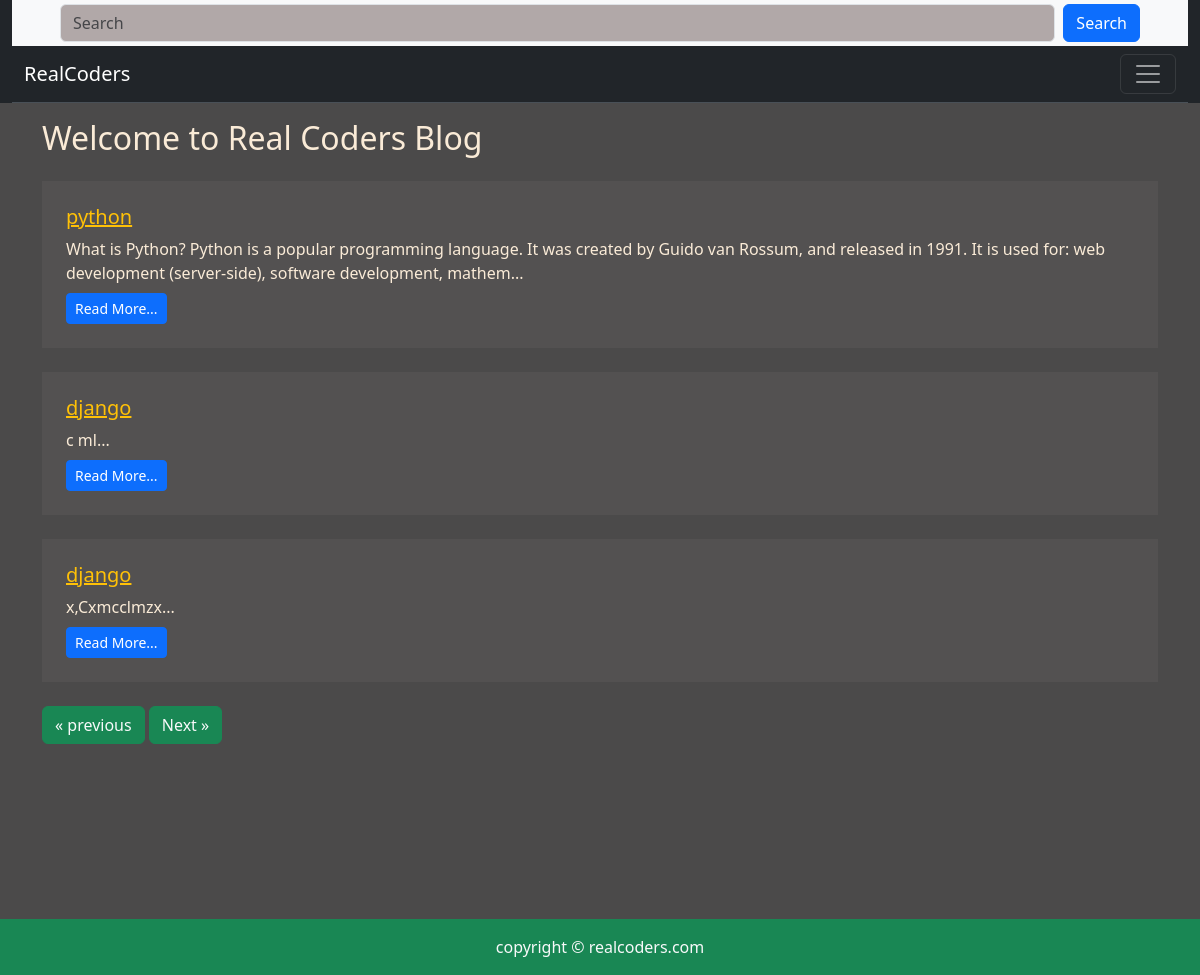
Screenshot of /blog/ with the database file from the repository.
### blog/models.py (models this page shows)
class post(models.Model):
    title = models.CharField(max_length=150)
    desc = models.TextField()
    author = models.ForeignKey(User, on_delete=models.CASCADE)  # Connect with the User model
    created_at = models.DateTimeField(auto_now_add=True)  # Automatically set the field to now when the object is created
    updated_at = models.DateTimeField(auto_now=True)  # Automatically set the field to now every time the object is saved

### blog/views.py (the view)
# urls.py: 2. Add a URL to urlpatterns:  path('blog/', include('blog.urls'))
def blog(request):
      no_of_post=3
      page=request.GET.get('page')
      if page is None:
            page=1
      else:
            page=int(page)
      blogs=post.objects.all()
      length=len(blogs)
      blogs=blogs[(page-1)*no_of_post:page*no_of_post]
      if page>1:
         prev=page-1
      else:
           prev=None
      if page<math.ceil(length/no_of_post):
        nxt=page+1
      else:
           nxt=None
      context={
            'blogs':blogs,
            'prev':prev,
            'nxt':nxt
      }
      return render(request,'blog/bloghome.html',context)

### blog/templates/blog/bloghome.html (shortened to what this page needs)
{% extends "blog/base.html" %}
 {% load static %}
{% block content %}
<div class="container">
     <h2 class="my-3">Welcome to Real Coders Blog</h2>
     {% for blog in blogs %}
     <div class="my-4 jumbo-color p-4">
          <h5 class=""><a href="/blogpost/{{blog.id}}" class="text-warning">{{blog.title}}</a></h5>
          <div class="my-2">
            {{blog.desc|safe|slice:200}}...
          </div>
          <div>
          <a href="/blogpost/{{blog.id}}" class="text-dark"><button class="btn btn-primary btn-sm">Read More...</button></a>
         </div>
        </div>
     {% endfor %}
     <div class="my-3">
       {% if prev %}
     <button class="btn btn-success"><a href="/blog?page={{prev}} " class="text-light btn-pagination">&laquo; previous</a></button>
     {% else %}
     <button class="btn btn-success"><a href="#" class="text-light btn-pagination">&laquo; previous</a></button>
     {% endif %}
     {% if nxt  %}
     <button class="btn btn-success float-right"><a href="/blog?page={{nxt}}" class="text-light btn-pagination">Next &raquo; </a></button>
     {% else %}
     <button class="btn btn-success float-right"><a href="#" class="text-light btn-pagination">Next &raquo; </a></button>
     {% endif %}
     </div>
     </div>
     </div>
{% endblock content %}

### blog/static/blog/css/style.css (style rules this page uses)
body { background: rgb(75,74,74); color: antiquewhite; }
.jumbo-color { background:rgb(83,81,81); }

### blog/templates/blog/bloghome.html (style rules this page uses)
.btn-pagination { text-decoration: none; }
.container { min-height:100vh; }

### rows the page displays
post: title "python", desc "What is Python? Python is a popular programming language. It was created by Guido van Rossum, and released in 1991. It is used for: web development (server-side), software development, mathem"
post: title "django", desc "c ml"
post: title "django", desc "x,Cxmcclmzx"
